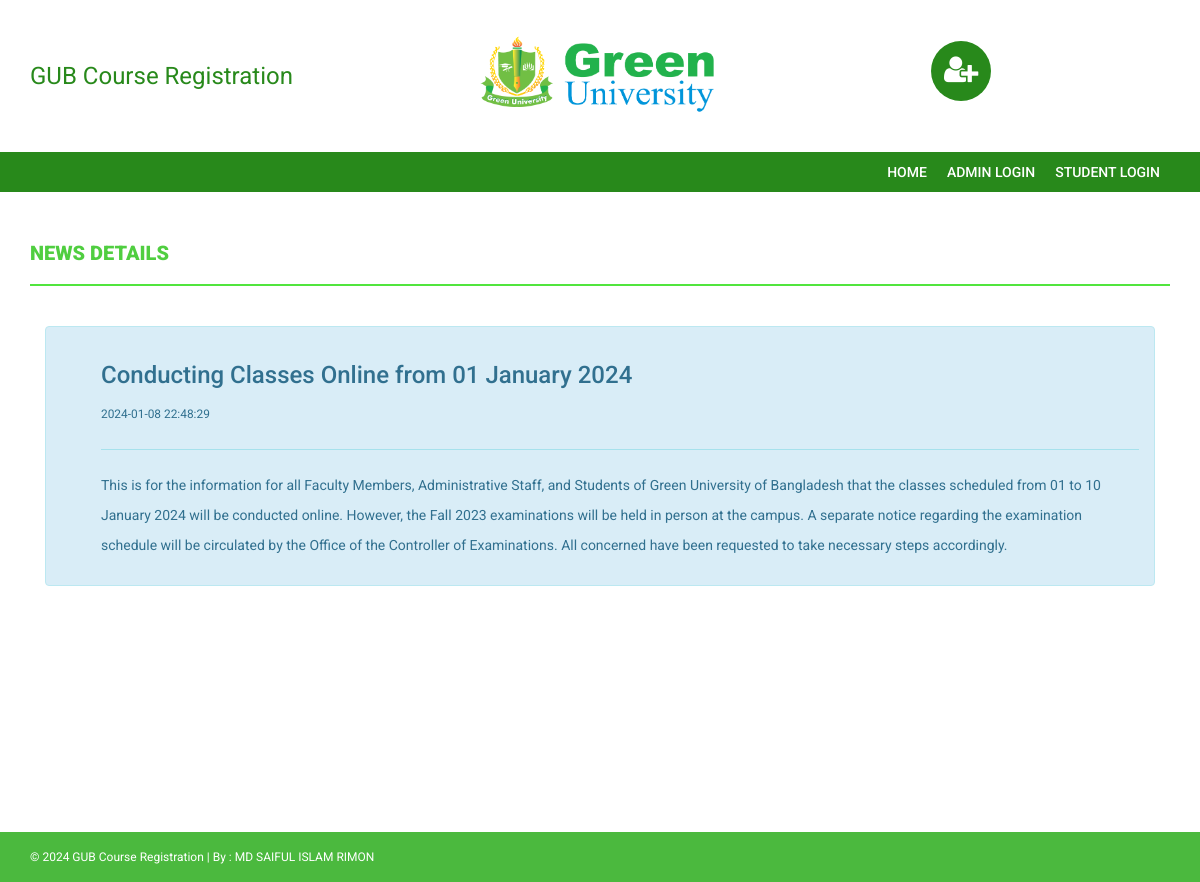
The app's page /news-details.php?nid=1 with its own data.
### tables this page shows
CREATE TABLE `news` (
  `id` int(11) NOT NULL,
  `newstitle` varchar(255) DEFAULT NULL,
  `newsDescription` mediumtext DEFAULT NULL,
  `postingDate` timestamp NULL DEFAULT current_timestamp()
);

### news-details.php (the view, shortened to what this page needs)
<!DOCTYPE html>
<html xmlns="http://www.w3.org/1999/xhtml">
<head>
    <link href="assets/css/bootstrap.css" rel="stylesheet" />
    <link href="assets/css/font-awesome.css" rel="stylesheet" />
    <link href="assets/css/style.css" rel="stylesheet" />
</head>
<body>
    <?php include('includes/header.php');?>
<section class="menu-section">
        <div class="container">
            <div class="row">
                <div class="col-md-12">
                    <div class="navbar-collapse collapse ">
                        <ul id="menu-top" class="nav navbar-nav navbar-right">
                             <li><a href="index.php">Home </a></li>
                             <li><a href="admin/">Admin Login </a></li>
                              <li><a href="index.php">Student Login</a></li>
                        </ul>
                    </div>
                </div>
            </div>
        </div>
    </section>
    <div class="content-wrapper">
        <div class="container">
            <div class="row">
                <div class="col-md-12">
                    <h4 class="page-head-line">News Details </h4>
                </div>
            </div>
                <div class="col-md-12">
                    <div class="alert alert-info">
                        <ul>
<?php $nid=$_GET['nid'];
$sql=mysqli_query($con,"select * from news where id='$nid'");
while($row=mysqli_fetch_array($sql))
{?>
<h3><?php echo htmlentities($row['newstitle']);?></h3>
<small><?php echo htmlentities($row['postingDate']);?></small>
<hr />
<p><?php echo htmlentities($row['newsDescription']);?></p>
<?php } ?>
                        </ul>
                    </div>
                                    </div>
            </div>
        </div>
    <?php include('includes/footer.php');?>
</body>
</html>

### assets/css/style.css (style rules this page uses)
body { font-family: 'Roboto', sans-serif; line-height: 30px; }
.content-wrapper { margin-top: 40px; min-height: 600px; padding-bottom: 60px; }
.page-head-line { font-weight: 900; padding-bottom: 20px; border-bottom: 2px solid #51e53d; text-transform: uppercase; color: #50CE40; font-size: 20px; margin-bottom: 40px; }
.menu-section { background-color: #28891b; }
#menu-top a { color: #FFF; text-decoration: none; font-weight: 500; padding: 10px 10px 10px 10px; text-transform: uppercase; }

### records on screen
news: newstitle "Conducting Classes Online from 01 January 2024", postingDate "2024-01-08 22:48:29", newsDescription "This is for the information for all Faculty Members, Administrative Staff, and Students of Green University of Bangladesh that the classes scheduled from 01 to 10 January 2024 will be conducted online. However, the Fall 2023 examinations will be held in person at the campus. A separate notice regarding the examination schedule will be circulated by the Office of the Controller of Examinations. All concerned have been requested to take necessary steps accordingly."
